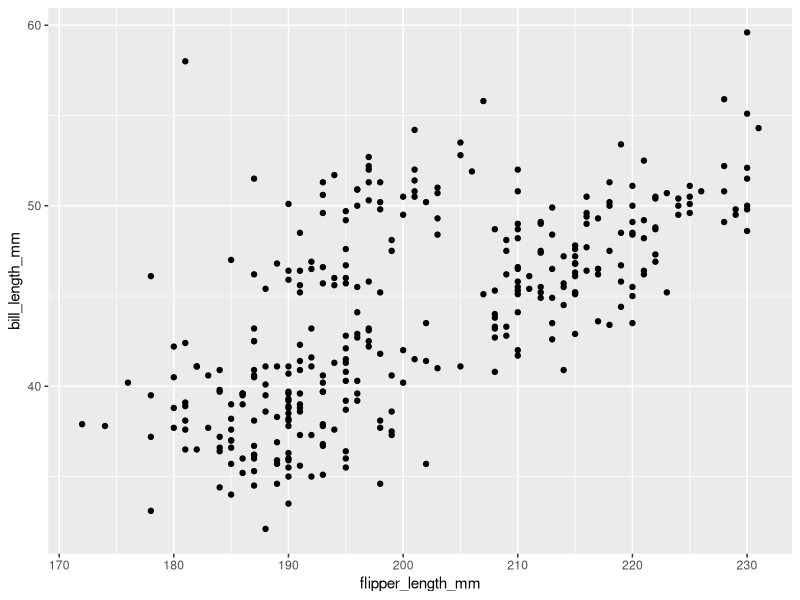
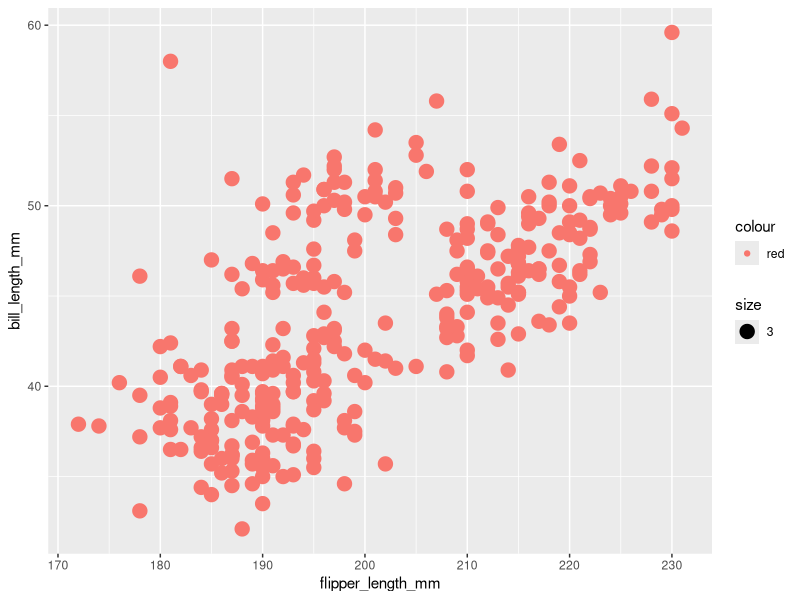
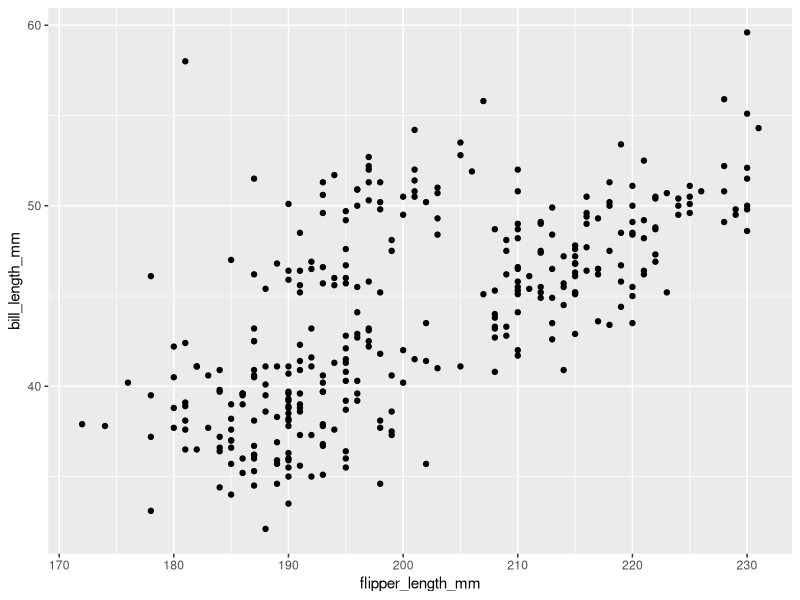

Source code (R) for these figures, in order:
## ---- chunk 1
library(palmerpenguins)
## ---- chunk 2

data("penguins")

## ---- chunk 3
summary(penguins)
## ---- chunk 4
?penguins
## ---- chunk 5
library(tidyverse)
penguins <- penguins %>% na.omit
summary(penguins)
## ---- chunk 6
 ggplot() +
  geom_point(data = penguins, aes (x = flipper_length_mm, y = bill_length_mm)) 
## ---- chunk 7
ggplot() +
  geom_point(data = penguins, aes (x = flipper_length_mm, y = bill_length_mm, color = "red", size= 3))
## ---- chunk 8
ggplot() +
  geom_point(data = penguins, aes (x = flipper_length_mm, y = bill_length_mm, male = "blue", female = "pink"))
## ---- chunk 9

# Here your code

## ---- chunk 10
# Here your code


## ---- chunk 11
# Here your code


